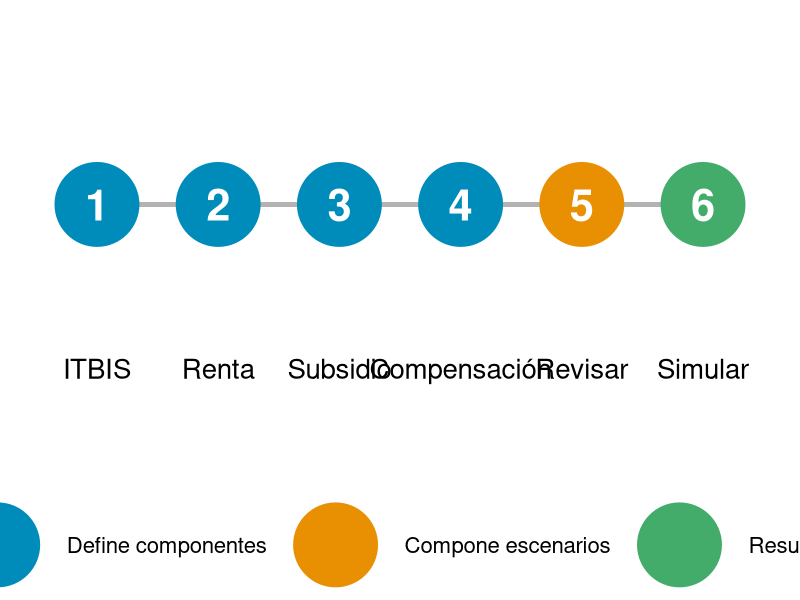
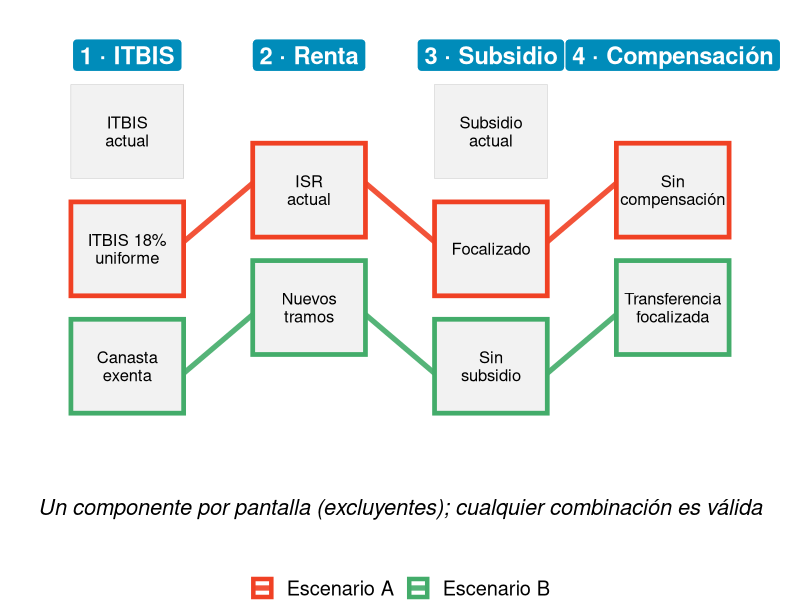

Write the R code that produced these figures, in order.
## ---- chunk 1
library(ggplot2)

pantallas <- data.frame(
  n = 1:6,
  nombre = c("ITBIS", "Renta", "Subsidio", "Compensación", "Revisar", "Simular"),
  tipo = factor(
    c(rep("Define componentes", 4), "Compone escenarios", "Resultados"),
    levels = c("Define componentes", "Compone escenarios", "Resultados")
  )
)

ggplot(pantallas, aes(n, 0)) +
  geom_segment(aes(x = 1, xend = 6, y = 0, yend = 0), colour = "grey70", linewidth = 1.5) +
  geom_point(aes(colour = tipo), size = 28) +
  geom_text(aes(label = n), colour = "white", size = 11, fontface = "bold") +
  geom_text(aes(y = -0.45, label = nombre), size = 7) +
  scale_colour_manual(values = c("#008cba", "#e99002", "#43ac6a"), name = NULL) +
  scale_x_continuous(limits = c(0.5, 6.5)) +
  scale_y_continuous(limits = c(-0.7, 0.5)) +
  theme_void(base_size = 20) +
  theme(legend.position = "bottom")
## ---- chunk 2
#| fig-width: 13
#| fig-height: 6.6
#| fig-align: center
library(ggplot2)

# Componentes guardados en cada pantalla (ejemplos ilustrativos)
comp <- data.frame(
  pantalla = rep(1:4, times = c(3, 2, 3, 2)),
  etiqueta = c(
    "ITBIS\nactual", "ITBIS 18%\nuniforme", "Canasta\nexenta",
    "ISR\nactual", "Nuevos\ntramos",
    "Subsidio\nactual", "Focalizado", "Sin\nsubsidio",
    "Sin\ncompensación", "Transferencia\nfocalizada"
  )
)
comp$k <- ave(comp$pantalla, comp$pantalla, FUN = seq_along)
comp$y <- ave(comp$k, comp$pantalla, FUN = function(v) rev(seq_along(v)) + (4 - length(v)) / 2)

titulos <- data.frame(
  pantalla = 1:4,
  texto = c("1 · ITBIS", "2 · Renta", "3 · Subsidio", "4 · Compensación")
)

# Escenarios: un componente por pantalla
esc <- data.frame(
  escenario = rep(c("Escenario A", "Escenario B"), each = 4),
  pantalla = rep(1:4, 2),
  k = c(2, 1, 2, 1,   3, 2, 3, 2)
)
esc <- merge(esc, comp, by = c("pantalla", "k"))
esc <- esc[order(esc$escenario, esc$pantalla), ]

seg <- do.call(rbind, lapply(split(esc, esc$escenario), function(d) {
  data.frame(
    escenario = d$escenario[-nrow(d)],
    x = d$pantalla[-nrow(d)], y = d$y[-nrow(d)],
    xend = d$pantalla[-1],    yend = d$y[-1]
  )
}))

# Desplazamiento vertical para que las rutas no se superpongan
seg$off <- ifelse(seg$escenario == "Escenario A", 0.06, -0.06)

ggplot() +
  geom_tile(data = comp, aes(pantalla, y), width = 0.62, height = 0.8,
            fill = "grey95", colour = "grey60") +
  geom_segment(
    data = seg,
    aes(x = x + 0.31, xend = xend - 0.31, y = y + off, yend = yend + off, colour = escenario),
    linewidth = 1.8, alpha = 0.9
  ) +
  geom_tile(
    data = esc,
    aes(pantalla, y, colour = escenario),
    width = 0.62, height = 0.8, fill = NA, linewidth = 1.6
  ) +
  geom_text(data = comp, aes(pantalla, y, label = etiqueta), size = 4.2, lineheight = 0.9) +
  geom_label(data = titulos, aes(pantalla, 4.15, label = texto),
             fill = "#008cba", colour = "white", size = 6, fontface = "bold") +
  annotate("text", x = 2.5, y = 0.3,
           label = "Un componente por pantalla (excluyentes); cualquier combinación es válida",
           size = 5.5, fontface = "italic") +
  scale_colour_manual(values = c("Escenario A" = "#f04124", "Escenario B" = "#43ac6a"), name = NULL) +
  scale_x_continuous(limits = c(0.5, 4.5)) +
  scale_y_continuous(limits = c(0, 4.4)) +
  theme_void(base_size = 18) +
  theme(legend.position = "bottom")
